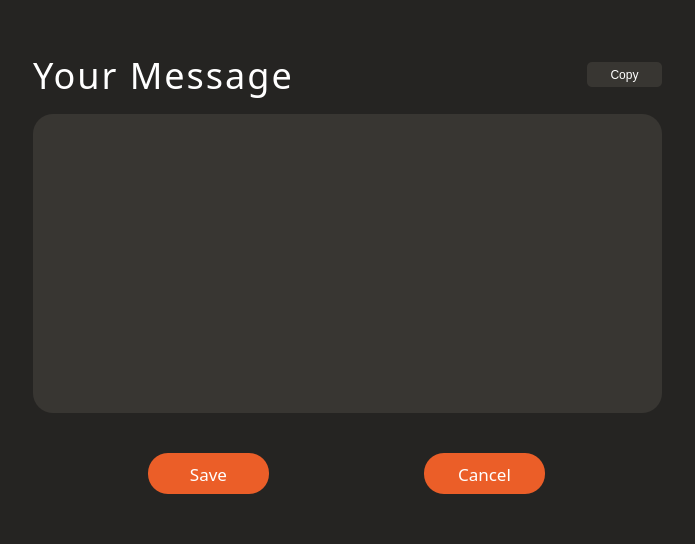
<?xml version="1.0" encoding="UTF-8"?>
<ui version="4.0">
 <class>Form</class>
 <widget class="QWidget" name="Form">
  <property name="geometry">
   <rect>
    <x>0</x>
    <y>0</y>
    <width>695</width>
    <height>544</height>
   </rect>
  </property>
  <property name="maximumSize">
   <size>
    <width>695</width>
    <height>544</height>
   </size>
  </property>
  <property name="windowTitle">
   <string>Form</string>
  </property>
  <property name="styleSheet">
   <string notr="true">#Form{
background-color:#252422;
}</string>
  </property>
  <layout class="QGridLayout" name="gridLayout">
   <property name="leftMargin">
    <number>33</number>
   </property>
   <property name="topMargin">
    <number>50</number>
   </property>
   <property name="rightMargin">
    <number>33</number>
   </property>
   <property name="bottomMargin">
    <number>50</number>
   </property>
   <property name="horizontalSpacing">
    <number>6</number>
   </property>
   <property name="verticalSpacing">
    <number>0</number>
   </property>
   <item row="4" column="0">
    <layout class="QHBoxLayout" name="horizontalLayout">
     <item>
      <widget class="QPushButton" name="saveButton">
       <property name="minimumSize">
        <size>
         <width>121</width>
         <height>41</height>
        </size>
       </property>
       <property name="maximumSize">
        <size>
         <width>121</width>
         <height>41</height>
        </size>
       </property>
       <property name="font">
        <font>
         <family>Segoe UI Variable Display Semib</family>
         <pointsize>13</pointsize>
        </font>
       </property>
       <property name="styleSheet">
        <string notr="true">QPushButton{
background-color: #EB5E28;
color:white;
border-radius:20px;
}

QPushButton:hover{
background-color: rgb(255, 100, 43);
}

QPushButton:pressed{
background-color:rgb(208, 81, 35);
}</string>
       </property>
       <property name="text">
        <string>Save</string>
       </property>
      </widget>
     </item>
     <item>
      <spacer name="horizontalSpacer_2">
       <property name="orientation">
        <enum>Qt::Horizontal</enum>
       </property>
       <property name="sizeType">
        <enum>QSizePolicy::Minimum</enum>
       </property>
       <property name="sizeHint" stdset="0">
        <size>
         <width>40</width>
         <height>20</height>
        </size>
       </property>
      </spacer>
     </item>
     <item>
      <widget class="QPushButton" name="signupSwitchButton">
       <property name="minimumSize">
        <size>
         <width>121</width>
         <height>41</height>
        </size>
       </property>
       <property name="maximumSize">
        <size>
         <width>121</width>
         <height>41</height>
        </size>
       </property>
       <property name="font">
        <font>
         <family>Segoe UI Variable Display Semib</family>
         <pointsize>13</pointsize>
        </font>
       </property>
       <property name="styleSheet">
        <string notr="true">QPushButton{
background-color: #EB5E28;
color:white;
border-radius:20px;
}

QPushButton:hover{
background-color: rgb(255, 100, 43);
}

QPushButton:pressed{
background-color:rgb(208, 81, 35);
}</string>
       </property>
       <property name="text">
        <string>Cancel</string>
       </property>
      </widget>
     </item>
    </layout>
   </item>
   <item row="3" column="0">
    <spacer name="verticalSpacer">
     <property name="orientation">
      <enum>Qt::Vertical</enum>
     </property>
     <property name="sizeType">
      <enum>QSizePolicy::Maximum</enum>
     </property>
     <property name="sizeHint" stdset="0">
      <size>
       <width>20</width>
       <height>40</height>
      </size>
     </property>
    </spacer>
   </item>
   <item row="2" column="0">
    <widget class="QTextEdit" name="messageInput">
     <property name="enabled">
      <bool>false</bool>
     </property>
     <property name="styleSheet">
      <string notr="true">QTextEdit{
background: rgba(64, 61, 57, 0.7);
border-radius: 20px;
font-family: Kdam Thmor Pro;
font-size: 20px;
line-height: 100%;
color: #FFFFFF;
padding:30px 30px;
}

</string>
     </property>
    </widget>
   </item>
   <item row="0" column="0">
    <layout class="QHBoxLayout" name="horizontalLayout_2">
     <item>
      <widget class="QLabel" name="label_13">
       <property name="font">
        <font>
         <family>Kdam Thmor Pro</family>
         <pointsize>27</pointsize>
         <bold>false</bold>
        </font>
       </property>
       <property name="styleSheet">
        <string notr="true">font-family: Kdam Thmor Pro;
font-weight: 400;
line-height: 100%;
letter-spacing: 2px;
text-align: center;
color: #FFFFFF;
background:transparent;
</string>
       </property>
       <property name="text">
        <string>Your Message</string>
       </property>
      </widget>
     </item>
     <item>
      <spacer name="horizontalSpacer">
       <property name="orientation">
        <enum>Qt::Horizontal</enum>
       </property>
       <property name="sizeHint" stdset="0">
        <size>
         <width>40</width>
         <height>20</height>
        </size>
       </property>
      </spacer>
     </item>
     <item>
      <widget class="QPushButton" name="copyButton">
       <property name="minimumSize">
        <size>
         <width>75</width>
         <height>25</height>
        </size>
       </property>
       <property name="maximumSize">
        <size>
         <width>75</width>
         <height>25</height>
        </size>
       </property>
       <property name="styleSheet">
        <string notr="true">QPushButton{
background-color:rgb(56, 54, 50);
color:white;
border-radius:5px;
}

QPushButton:hover{
background-color:rgb(80, 77, 72);
}

QPushButton:pressed{
background-color:rgb(35, 34, 31);
}</string>
       </property>
       <property name="text">
        <string>Copy</string>
       </property>
       <property name="icon">
        <iconset resource="../resources/resource.qrc">
         <normaloff>:/icons/copy-48.ico</normaloff>:/icons/copy-48.ico</iconset>
       </property>
      </widget>
     </item>
    </layout>
   </item>
   <item row="1" column="0">
    <spacer name="verticalSpacer_2">
     <property name="orientation">
      <enum>Qt::Vertical</enum>
     </property>
     <property name="sizeType">
      <enum>QSizePolicy::Maximum</enum>
     </property>
     <property name="sizeHint" stdset="0">
      <size>
       <width>20</width>
       <height>14</height>
      </size>
     </property>
    </spacer>
   </item>
  </layout>
 </widget>
 <resources>
  <include location="../resources/resource.qrc"/>
 </resources>
 <connections>
  <connection>
   <sender>signupSwitchButton</sender>
   <signal>clicked()</signal>
   <receiver>Form</receiver>
   <slot>close()</slot>
   <hints>
    <hint type="sourcelabel">
     <x>614</x>
     <y>471</y>
    </hint>
    <hint type="destinationlabel">
     <x>624</x>
     <y>597</y>
    </hint>
   </hints>
  </connection>
 </connections>
</ui>
